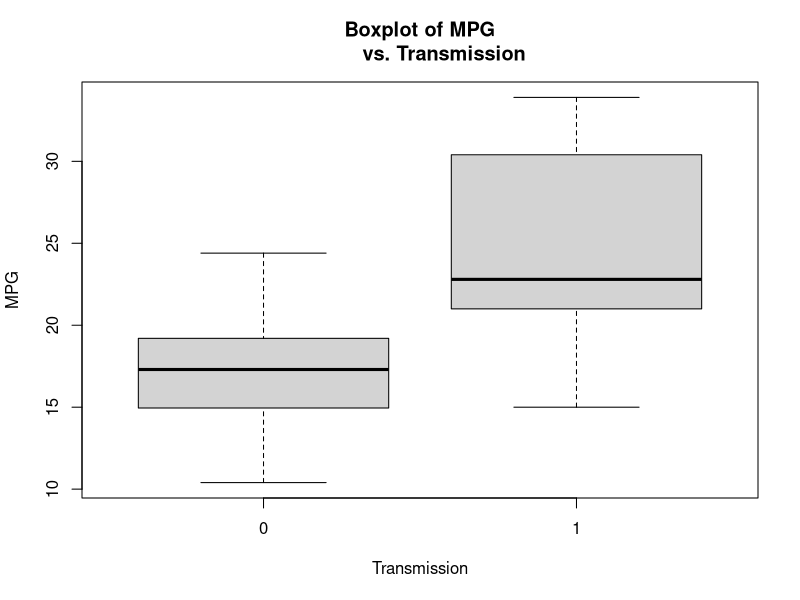
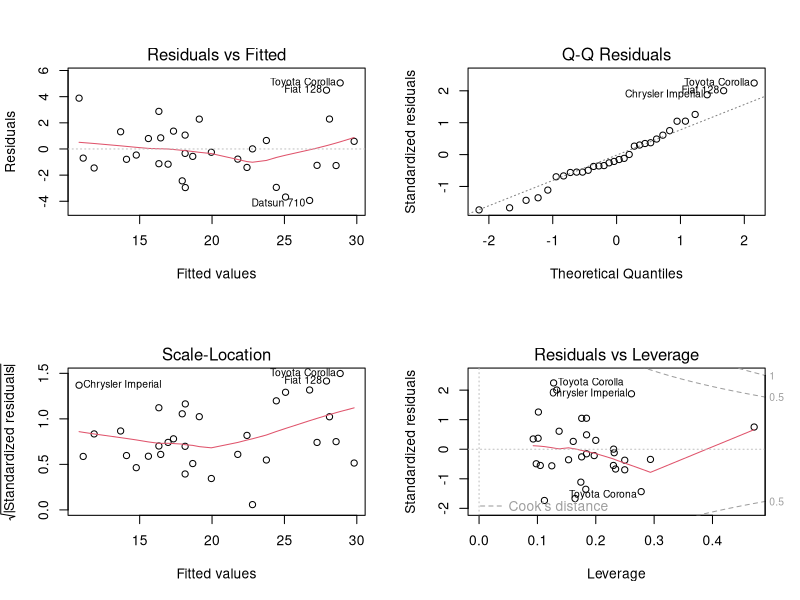
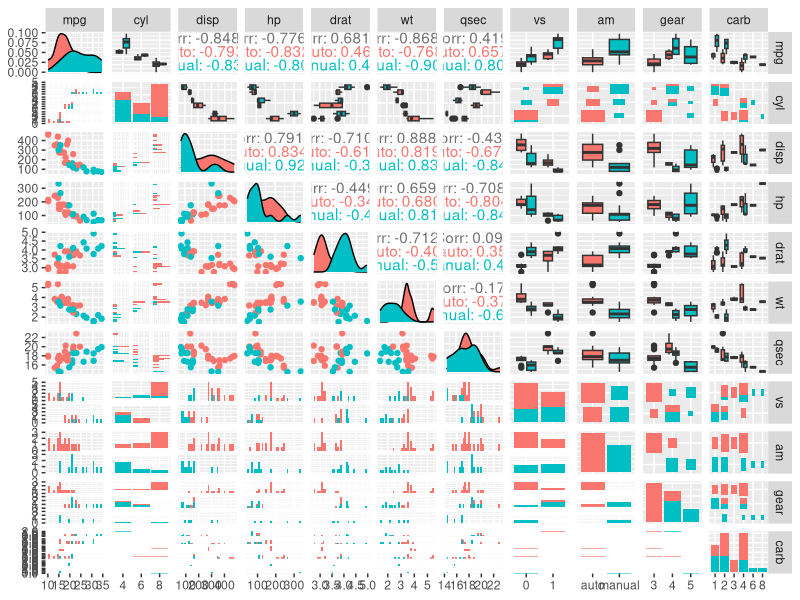

R code for these plots, in order:
## ---- chunk 1
knitr::opts_chunk$set(echo = TRUE)
## ---- chunk 2
library(ggplot2)
library(GGally)
## ---- chunk 3
data(mtcars)
head(mtcars, n = 6) # Display the first 6 rows of the mtcars dataset
## ---- chunk 4
boxplot(mtcars$mpg ~ mtcars$am, xlab = "Transmission", ylab = "MPG", main = "Boxplot of MPG
        vs. Transmission")
## ---- chunk 5
mtcars$am <- gsub("0", "auto", mtcars$am)
mtcars$am <- gsub("1", "manual", mtcars$am)
mtcars$am <- factor(mtcars$am)
mtcars$cyl <- as.factor(mtcars$cyl)
mtcars$vs <- as.factor(mtcars$vs)
mtcars$gear <- factor(mtcars$gear)
mtcars$carb <- factor(mtcars$carb)
## ---- chunk 6
tResults <- t.test(mpg ~ am, mtcars)
tResults$p.value
tResults$estimate
## ---- chunk 7
full_model <- lm(mpg ~ ., mtcars)
summary(full_model)$r.squared
## ---- chunk 8
am_model <- lm(mpg ~ am, mtcars)
summary(am_model)$r.squared
## ---- chunk 9
step_model <- step(full_model, direction = "backward", trace = FALSE)
summary(step_model)
## ---- chunk 10
par(mfrow = c(2,2))
plot(step_model)
## ---- chunk 11
ggpairs(mtcars, mapping = aes(colour = am))
